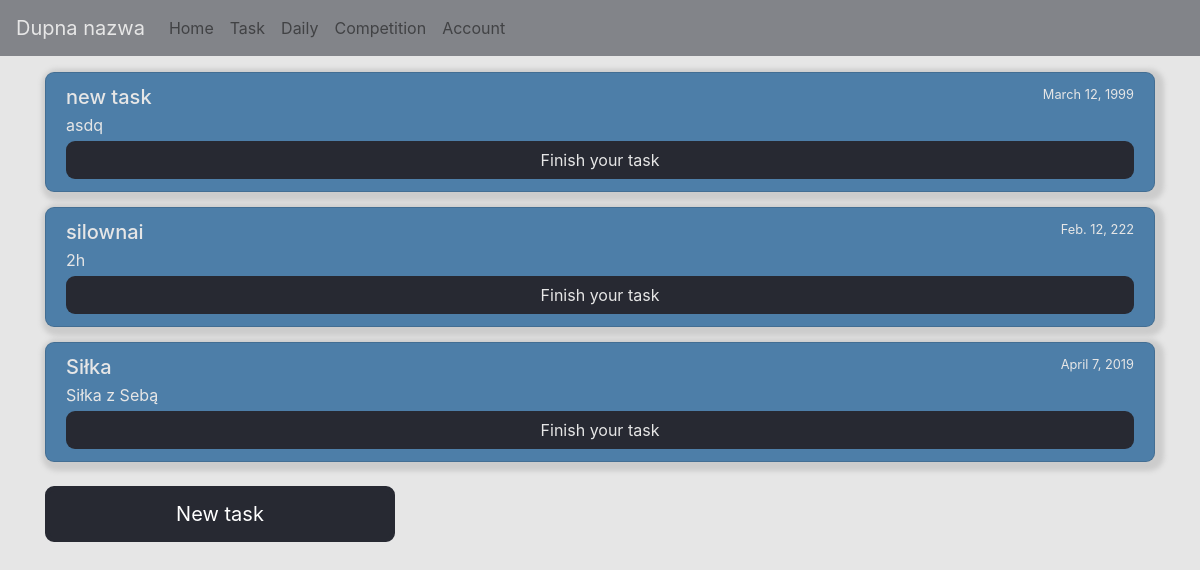
Before: /task/ with the older database file.
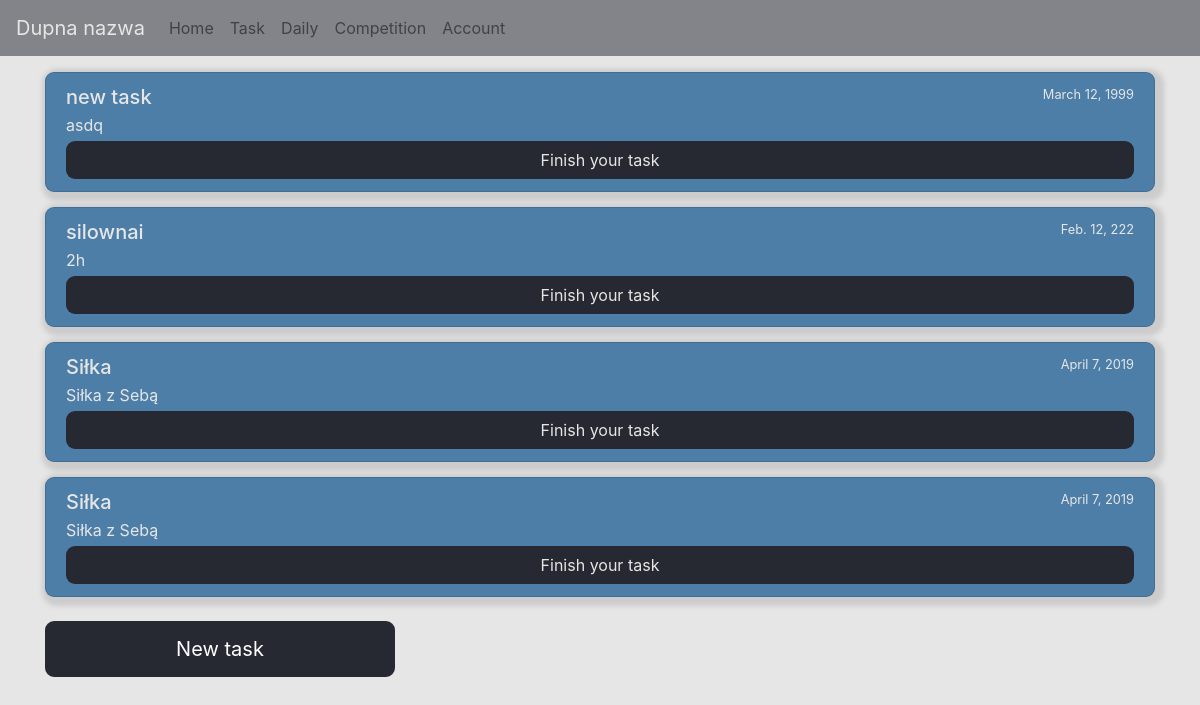
After: the same page with the newer database file.
### api/models.py (models this page shows)
class Task(models.Model):
    name = models.CharField(max_length=30)
    description = models.TextField()
    total_times = models.IntegerField()
    startDate = models.DateField(default=timezone.now)
    endDate = models.DateField()
    type = models.IntegerField(None)
    status = models.BooleanField(None)

### api/views.py (the view)
# urls.py: path('task/', views.task, name='api_task'),
def task(request):
    user_id = 1
    list_task = get_all_tasks_by_id(user_id)
    for ele in list_task:
        print(ele.name)
    return render(request, 'api/task.html', {'tasks': list_task})

### api/dbAccess.py (called while the page is built)
def getTaskUsersByUserId(user_id):
    return TaskUser.objects.filter(id_user_id=user_id)

def get_all_tasks_by_id(user_id):
    task_users = getTaskUsersByUserId(user_id)
    tasks = []
    for task_user in task_users:
        tasks.append(Task.objects.get(id=task_user.id_task_id))
    return tasks

### api/templates/api/task.html (shortened to what this page needs)
{% extends "api/base.html" %}
{% block content %}
    <div class="list-group">
        {% for task in tasks %}
            <div class="list-group-item list-group-item-action flex-column align-items-start ele_l">
                <div class="d-flex w-100 justify-content-between">
                  <h5 class="mb-1">{{ task.name }}</h5>
                  <small>{{ task.endDate }}</small>
                </div>
                <p class="mb-1">{{ task.description }}</p>
                <a class="btn btn-block c_b" href="{% url 'cameramodule' %}" >Finish your task</a>
            </div>
        {% endfor %}
    </div>
    <div class="row">
<div class="col-md-4">
    <div class="panel panel-default">
        <div class="panel-body">
                <a class="text-white btn btn-primary btn-lg btn-block xd_but" href="{% url 'new_task' %}">New task</a>
        </div>
    </div>
</div>
</div>
{% endblock content %}

Changed rows visible on the page:
added Task: name "Siłka", endDate "April 7, 2019", description "Siłka z Sebą"
